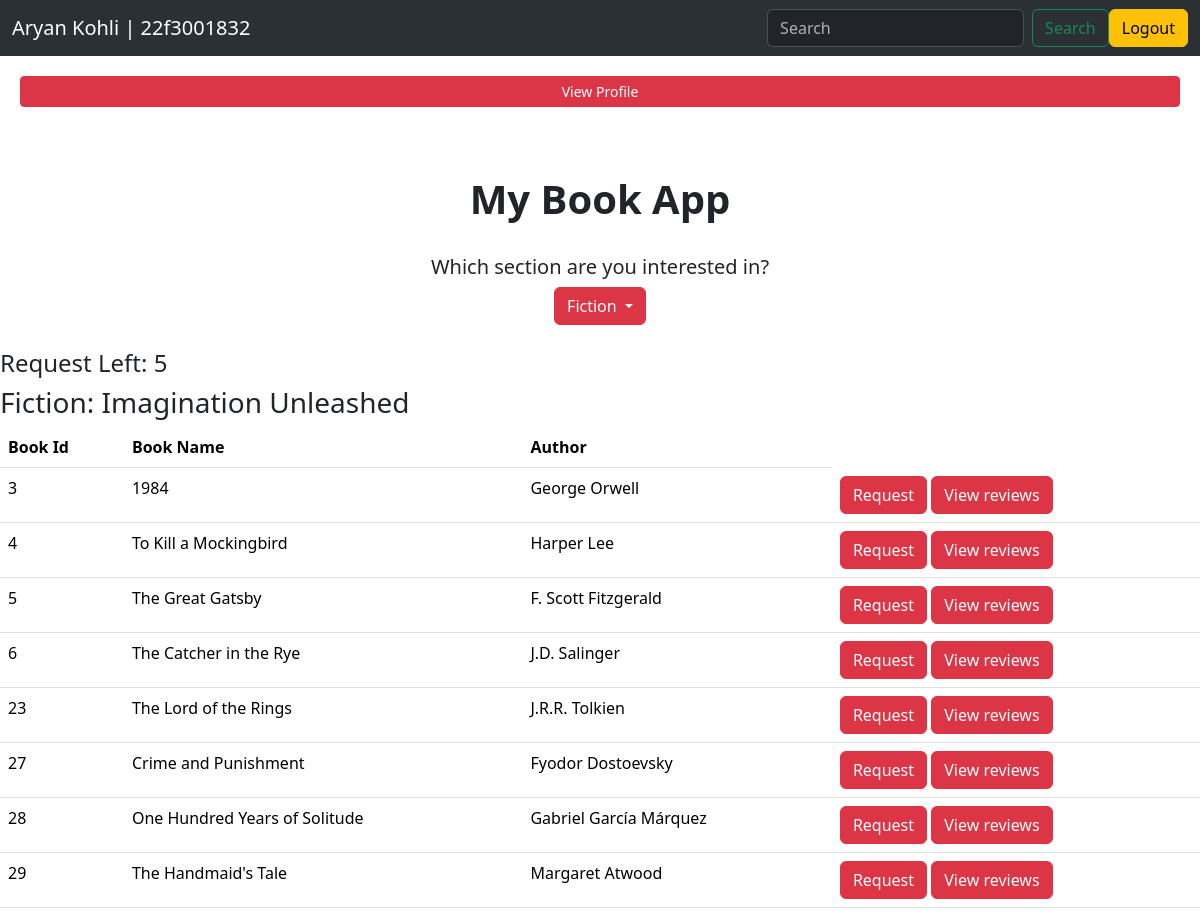
Screenshot of /section/2 with the database file from the repository.
### app.py (models this page shows)
class Section(db.Model):
    __tablename__ = 'Section'
    sectionId = db.Column(db.Integer, primary_key=True, autoincrement=True)
    sectionName = db.Column(db.String(100), nullable=False)
    description = db.Column(db.String(255))
    dateCreated = db.Column(db.String(100), nullable=False)
    books = db.relationship('Book', backref='section', lazy=True)

class Book(db.Model):
    __tablename__ = 'Book'
    bookId = db.Column(db.Integer, primary_key=True, autoincrement=True)
    author = db.Column(db.String(100), nullable=False)
    bookName = db.Column(db.String(100), nullable=False)
    content = db.Column(db.String(100), nullable=False)
    sectionId = db.Column(db.Integer, db.ForeignKey('Section.sectionId'), nullable=False)

### app.py (the view)
@app.route('/section/<sectionId>', methods=['GET', 'POST'])
def section(sectionId):
    sections = Section.query.all()
    section = Section.query.filter_by(sectionId=sectionId).first()
    userId = session.get('userId')
    requests = Requests.query.filter_by(userId=userId).all()
    requested_book_ids = []
    for req in requests:
        requested_book_ids.append(req.bookId)
    user = User.query.filter_by(userId=userId).first()
    books = Book.query.filter_by(sectionId=sectionId).all()
    issuedBooks = IssuedBooks.query.filter_by(userId=userId).all()
    issued_bookId = []
    for book in issuedBooks:
        issued_bookId.append(book.bookId)
    return render_template('home.html', sections=sections, books=books, section=section, user=user, requests=requests, requested_book_ids=requested_book_ids, issuedBooks=issued_bookId)

### templates/home.html (shortened to what this page needs)
{% extends 'base.html' %}
{% block body %}
<div style="padding: 20px;">
    <div class="d-grid gap-2">
        <a href="/viewIssuedBook" class="btn btn-danger btn-sm">View Profile</a>
    </div>
    <br>
</div>
<div class="container my-4" style="text-align: center;">
    <h1><strong>My Book App</strong></h1>
    <br>
    <h5>Which section are you interested in?</h5>
    <div class="dropdown">
        <button class="btn btn-danger dropdown-toggle" type="button" data-bs-toggle="dropdown" aria-expanded="false">
            {{ section.sectionName }}
        </button>
    </div>
</div>
<h4>Request Left: {{ 5 - requests | length }} </h4>
<h3> {{section.sectionName}}: {{section.description}} </h3>
<table class="table">
    <thead>
        <tr>
            <th scope="col">Book Id</th>
            <th scope="col">Book Name</th>
            <th scope="col">Author</th>
        </tr>
    </thead>
    <tbody>
        {% for b in books %}
        <tr>
            <td>{{b.bookId}}</td>
            <td>{{b.bookName}}</td>
            <td>{{b.author}}</td>
            <td>
                {% if b.bookId in requested_book_ids or requests|length > 4 or b.bookId in issuedBooks %}
                <button type="button" class="btn btn-danger" disabled>Request</button>
                {% else %}
                <a href="/request/{{ b.bookId }}" class="btn btn-danger">Request</a>
                {% endif %}
                <a href="/viewreviews/{{ b.bookId }}" class="btn btn-danger">View reviews</a>
            </td>
        </tr>
        {% endfor %}
    </tbody>
</table>
{% endblock body %}

### rows the page displays
Section: sectionName "Fiction", description "Imagination Unleashed"
Book: bookId "3", bookName "1984", author "George Orwell"
Book: bookId "4", bookName "To Kill a Mockingbird", author "Harper Lee"
Book: bookId "5", bookName "The Great Gatsby", author "F. Scott Fitzgerald"
Book: bookId "6", bookName "The Catcher in the Rye", author "J.D. Salinger"
Book: bookId "23", bookName "The Lord of the Rings", author "J.R.R. Tolkien"
Book: bookId "27", bookName "Crime and Punishment", author "Fyodor Dostoevsky"
Book: bookId "28", bookName "One Hundred Years of Solitude", author "Gabriel García Márquez"
Book: bookId "29", bookName "The Handmaid's Tale", author "Margaret Atwood"

### other values shown
{{ 5 - requests | length }} "5"
